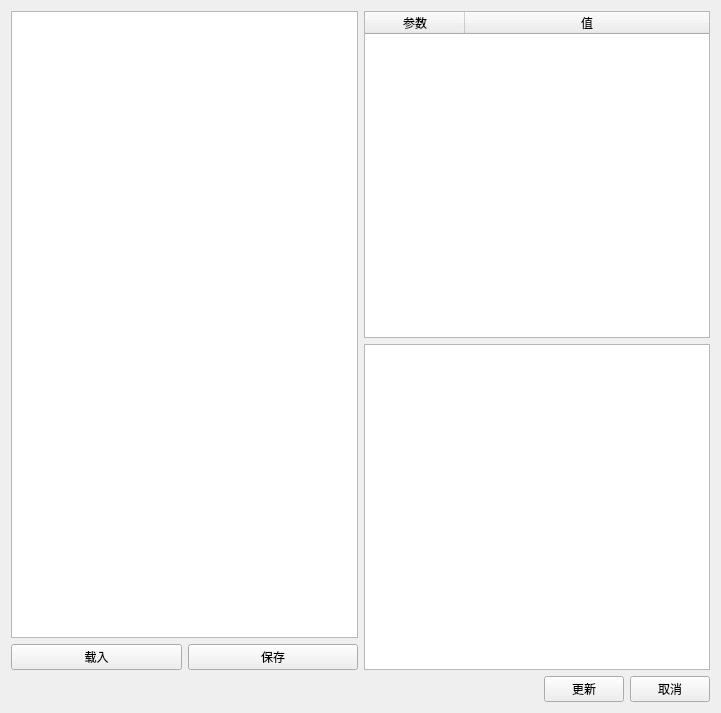
<?xml version="1.0" encoding="UTF-8"?>
<ui version="4.0">
 <class>BehaviorTreeEditWdg</class>
 <widget class="QWidget" name="BehaviorTreeEditWdg">
  <property name="geometry">
   <rect>
    <x>0</x>
    <y>0</y>
    <width>721</width>
    <height>713</height>
   </rect>
  </property>
  <property name="windowTitle">
   <string>BehaviorTreeEditWdg</string>
  </property>
  <layout class="QVBoxLayout" name="verticalLayout_4">
   <item>
    <layout class="QVBoxLayout" name="verticalLayout_3">
     <item>
      <layout class="QHBoxLayout" name="horizontalLayout_3">
       <item>
        <layout class="QVBoxLayout" name="verticalLayout">
         <item>
          <widget class="QTreeWidget" name="treeWidget">
           <property name="columnCount">
            <number>1</number>
           </property>
           <attribute name="headerVisible">
            <bool>false</bool>
           </attribute>
           <column>
            <property name="text">
             <string notr="true">1</string>
            </property>
           </column>
          </widget>
         </item>
         <item>
          <layout class="QHBoxLayout" name="horizontalLayout_2">
           <item>
            <widget class="QPushButton" name="pushButton_load">
             <property name="text">
              <string>载入</string>
             </property>
            </widget>
           </item>
           <item>
            <widget class="QPushButton" name="pushButton_save">
             <property name="text">
              <string>保存</string>
             </property>
            </widget>
           </item>
          </layout>
         </item>
        </layout>
       </item>
       <item>
        <layout class="QVBoxLayout" name="verticalLayout_2" stretch="1,1">
         <item>
          <widget class="QTableWidget" name="tableWidget">
           <attribute name="horizontalHeaderStretchLastSection">
            <bool>true</bool>
           </attribute>
           <attribute name="verticalHeaderVisible">
            <bool>false</bool>
           </attribute>
           <column>
            <property name="text">
             <string>参数</string>
            </property>
           </column>
           <column>
            <property name="text">
             <string>值</string>
            </property>
           </column>
          </widget>
         </item>
         <item>
          <widget class="QTextEdit" name="textEdit"/>
         </item>
        </layout>
       </item>
      </layout>
     </item>
     <item>
      <layout class="QHBoxLayout" name="horizontalLayout">
       <item>
        <spacer name="horizontalSpacer">
         <property name="orientation">
          <enum>Qt::Horizontal</enum>
         </property>
         <property name="sizeHint" stdset="0">
          <size>
           <width>40</width>
           <height>20</height>
          </size>
         </property>
        </spacer>
       </item>
       <item>
        <widget class="QPushButton" name="pushButton_update">
         <property name="text">
          <string>更新</string>
         </property>
        </widget>
       </item>
       <item>
        <widget class="QPushButton" name="pushButton_cancel">
         <property name="text">
          <string>取消</string>
         </property>
        </widget>
       </item>
      </layout>
     </item>
    </layout>
   </item>
  </layout>
 </widget>
 <layoutdefault spacing="6" margin="11"/>
 <resources/>
 <connections/>
</ui>
